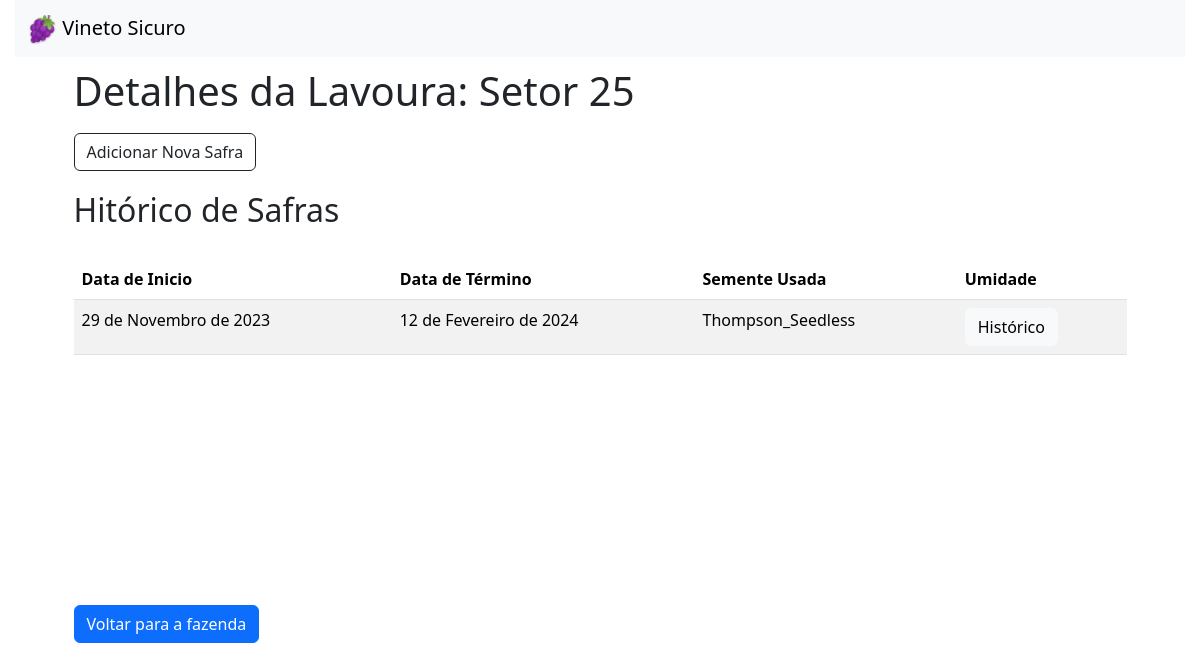
Page /farms/10/harvests/6/ on the committed database.
### app1/models.py (models this page shows)
class Harvest(models.Model):
    localization = models.CharField(max_length=100)
    farm = models.ForeignKey(Farm,
                               null=False,
                               on_delete=models.CASCADE,
                               related_name='harvests',
                               )

class Tillage(models.Model):
    SEEDS = (
    ('Thompson_Seedless', 'Uva Thompson Seedless'),
    ('Red_Globe', 'Uva Red Globe'),
    ('Flame_Seedless', 'Uva Flame Seedless'),
    ('Concord', 'Uva Concord'),
    ('Muscat', 'Uva Muscat'),
    ('Cabernet_Sauvignon', 'Uva Cabernet Sauvignon'),
    ('Chardonnay', 'Uva Chardonnay'),
    ('Merlot', 'Uva Merlot'),
    ('Pinot_Noir', 'Uva Pinot Noir'),
    ('Zinfandel', 'Uva Zinfandel'),
    )
    startdate = models.DateField(auto_now=True)
    active = models.BooleanField(default=False)
    enddate = models.DateField()
    health = models.CharField(max_length=100)
    usedseed = models.CharField(max_length=60, choices=SEEDS)
    harvestId = models.ForeignKey(Harvest,
                                  null=False,
                                  on_delete=models.CASCADE,
                                  related_name='tillages')

### app1/views.py (the view)
# urls.py: path('farms/<int:farm_id>/harvests/<int:harvest_id>/', views.harvest_detail, name='harvest_detail'),
def harvest_detail(request, farm_id, harvest_id):
    farm = get_object_or_404(Farm, pk=farm_id)
    harvest = get_object_or_404(Harvest, pk=harvest_id, farm=farm)
    return render(request, 'app1/harvest_detail.html', {'farm': farm, 'harvest': harvest})

### Templates/app1/harvest_detail.html (shortened to what this page needs)
<!DOCTYPE html>
{% load static %}
<html lang="en">
<head>
    <link href="https://cdn.jsdelivr.net/npm/bootstrap@5.3.2/dist/css/bootstrap.min.css" rel="stylesheet">
    <link href="{% static '/app1/img/style.css' %}" rel="stylesheet">
</head>
<body>
    <nav class="navbar bg-body-tertiary">
        <div class="container-fluid">
          <a class="navbar-brand" href="#">
            <img src="{% static '/app1/img/logo.png' %}"  alt="Logo" width="30"  class="d-inline-block align-text-top">
            Vineto Sicuro
          </a>
        </div>
      </nav>
    <h1 style="margin-left: 5%; margin-top: 10px;">Detalhes da Lavoura: {{ harvest.localization }}</h1>
    <a href="{% url 'app1:tillage_create' farm_id=harvest.farm_id harvest_id=harvest.pk %}"  type="button" class="btn btn-outline-dark" style="margin-left: 5%; margin-bottom: 10px; margin-top: 10px;">Adicionar Nova Safra</a>
    <h2 style="margin-left: 5%; margin-top: 10px;">Hitórico de Safras</h2>
    <div style=" padding-left: 5%; padding-right: 5% ; margin-top: 30px;">
        <table class="table table-striped table-hover">
          <thead>
            <tr>
              <th scope="col">Data de Inicio</th>
              <th scope="col">Data de Término</th>
              <th scope="col">Semente Usada</th>
              <th scope="col">Umidade</th>
            </tr>
          </thead>
          {% for tillage in harvest.tillages.all %}
            <tr>
              <td> {{ tillage.startdate }}</td>
              <td>{{ tillage.enddate }}</td>
              <td> {{ tillage.usedseed }}</td>
              <td>
                <a href="{% url 'app1:tillage_detail' tillage_id=tillage.pk %}" type="button" class="btn btn-light">Histórico</a>
              </td>
            </tr>
            {% endfor %}
        </table>
      </div>
    <a href="{% url 'app1:farm_detail' pk=harvest.farm_id %}" type="button" class="btn btn-primary" style="margin-left: 5%; margin-bottom: 10px; margin-top: 20%;">Voltar para a fazenda</a>
</body>
</html>

### static/app1/img/style.css (style rules this page uses)
body { padding-left: 15px; padding-right: 15px ; }

### rows in the picture
Harvest: localization "Setor 25"
Tillage: startdate "29 de Novembro de 2023", enddate "12 de Fevereiro de 2024", usedseed "Thompson_Seedless"
